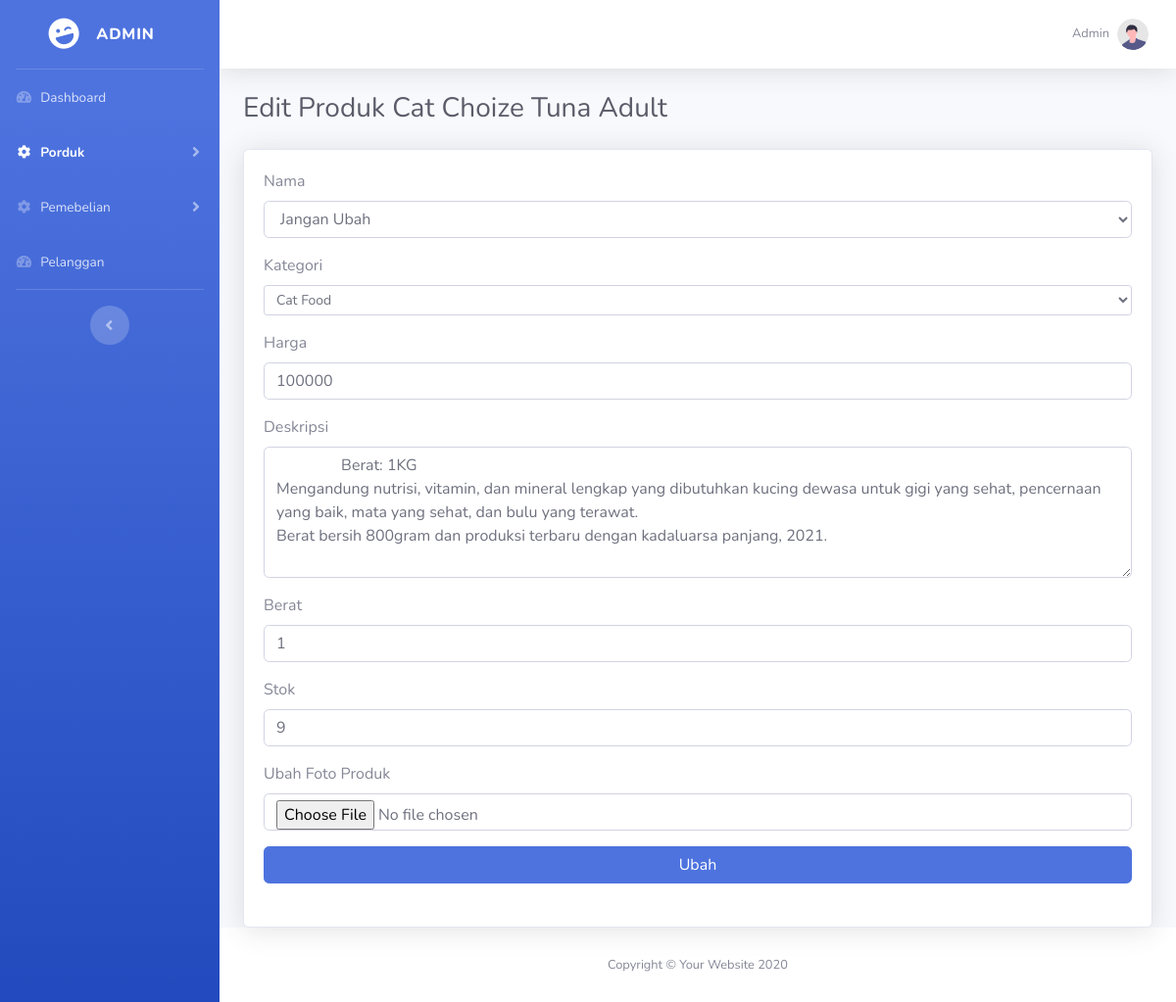
The app's page /admin/editproduk.php?id=14 with its own data.
### tables this page shows
CREATE TABLE `produk` (
  `id_produk` int(5) NOT NULL,
  `kat_produk` varchar(20) NOT NULL,
  `nama_produk` varchar(100) NOT NULL,
  `harga_produk` int(11) NOT NULL,
  `berat_produk` int(4) NOT NULL,
  `foto_produk` varchar(100) NOT NULL,
  `deskripsi_produk` text NOT NULL,
  `stok_produk` int(5) NOT NULL
);

CREATE TABLE `kategori` (
  `id_kategori` int(5) NOT NULL,
  `kategori` varchar(15) NOT NULL
);

### admin/editproduk.php (the view, shortened to what this page needs)
<?php include '../koneksi1.php';?>
<!DOCTYPE html>
<html lang="en">
<head>
</head>
<body id="page-top">
<?php
$ambil=$koneksi1->query("SELECT * FROM produk WHERE id_produk='$_GET[id]'");
$pecah=$ambil->fetch_assoc();
$dat_kategori = array();
$kat = $koneksi1->query("SELECT * FROM kategori");
while ($kat_prod = $kat->fetch_assoc())
{
    $dat_kategori[] = $kat_prod;
}
?>
    <div id="wrapper">
    <?php include('sidebar/sidebar_produk.php');?>
        <div id="content-wrapper" class="d-flex flex-column">
        <?php include('topbar.php');?>
            <div id="content">
<div class="container-fluid">
<div class="d-sm-flex align-items-center justify-content-between mb-4">
    <h1 class="h3 mb-0 text-gray-800">Edit Produk <?php echo $pecah['nama_produk']; ?></h1>
</div>
    <div class="card shadow">
    <div class="card-body">
        <form method="post" enctype="multipart/form-data">
            <div class="form-group">
                <label>Nama</label>
                <select type="text" class="form-control" name="nama">
                            <option value="<?php echo $pecah['nama_produk'];?>">
                                Jangan Ubah
                            </option>
                </select>
            </div>
            <div class="form-group">
                <label>Kategori</label>
                <select class="form-control form-control-sm" name="kategori" >
                        <?php foreach($dat_kategori as $key => $value):?>
                    <option value="<?= $value['kategori'];?>" <?php if ($pecah["kat_produk"]==$value["kategori"]){ echo "selected"; }?>>
                        <?= $value['kategori'];?>
                    </option>
                    <?php endforeach ?>
                </select>
            </div>
            <div class="form-group">
                <label>Harga</label>
                <input type="number" class="form-control" name="harga" value="<?= $pecah['harga_produk'];?>">
            </div>
            <div class="form-group">
                <label>Deskripsi</label>
                <textarea class="form-control" name="deskripsi" rows="5">
                <?=$pecah['deskripsi_produk'];?>
                </textarea>
            </div>
            <div class="form-group">
                <label>Berat</label>
                <input type="number" class="form-control" name="berat" value="<?= $pecah['berat_produk'];?>">
            </div>
            <div class="form-group">
                <label>Stok</label>
                <input type="number" class="form-control" name="stok_produk" value="<?= $pecah['stok_produk'];?>">
            </div>
            <div class="form-group">
                <label>Ubah Foto Produk</label>
                <input type="file" class="form-control" name="foto" value="<?= $pecah['foto_produk'];?>">
            </div>
            <button class="btn btn-primary btn-block" name="ubah">Ubah</button> <br>
        </form>
    </div>
</div>
</div>
    <?php include('footer.php');?>
</div>
    </div>
</body>
</html>

### records on screen
produk: nama_produk "Cat Choize Tuna Adult", kategori "Cat Food", harga "100000", deskripsi "Berat: 1KG Mengandung nutrisi, vitamin, dan mineral lengkap yang dibutuhkan kucing dewasa untuk gigi yang sehat, pencernaan yang baik, mata yang sehat, dan bulu yang terawat. Berat bersih 800gram dan produksi terbaru dengan kadaluarsa panjang, 2021.", berat "1", stok_produk "9"
